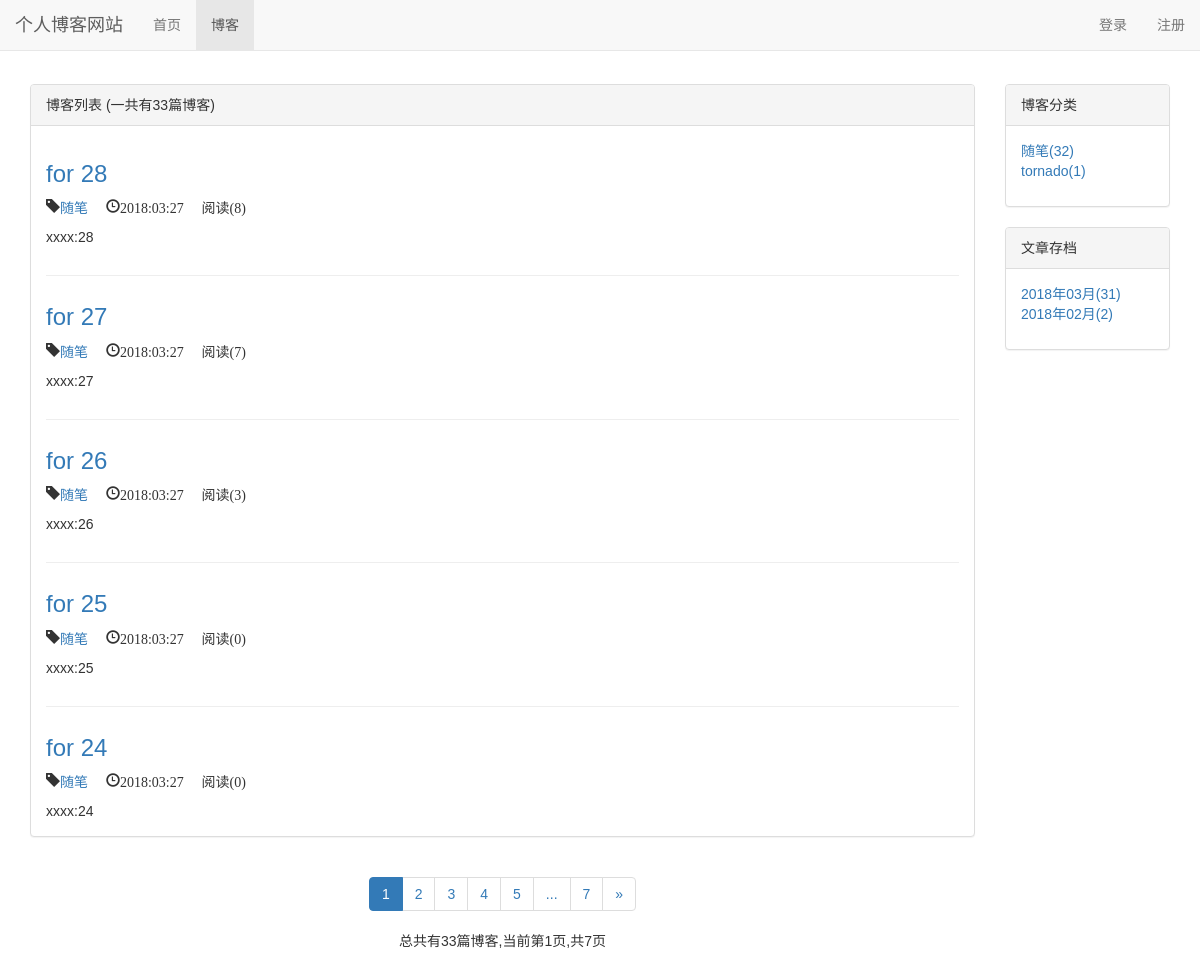
The page /blog/ on the database as committed earlier.
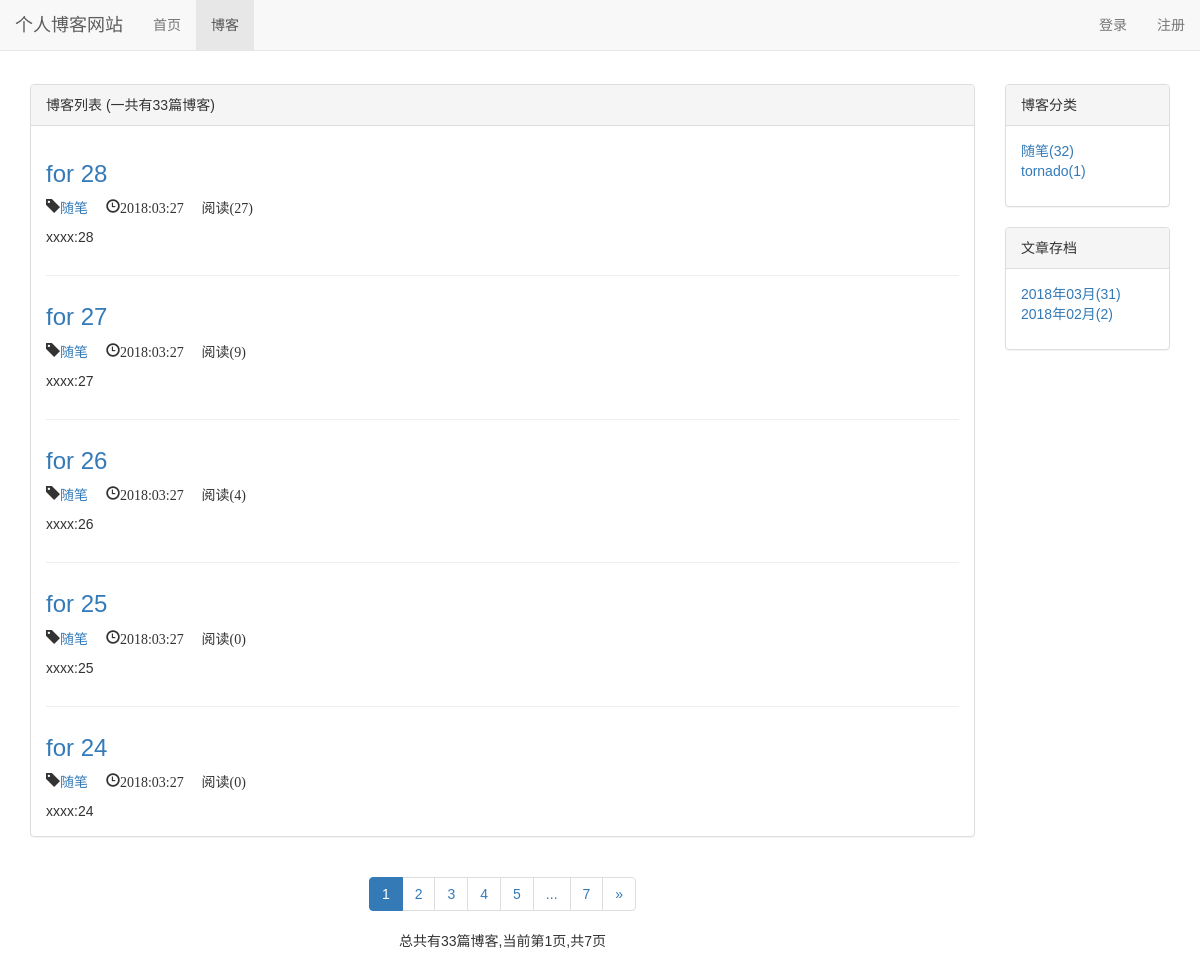
The same page on the database as committed later.
### blog/models.py (models this page shows, shortened)
class Blog(models.Model, ReadNumExpandMethod):
    title = models.CharField(max_length=50, verbose_name='标题')
    content = RichTextUploadingField()
    created_time = models.DateTimeField(auto_now_add=True, verbose_name='创建时间')
    lst_update_time = models.DateTimeField(auto_now=True, verbose_name='最后修改日期')
    author = models.ForeignKey(User, on_delete=models.DO_NOTHING, verbose_name='作者')
    blog_type = models.ForeignKey(BlogType, on_delete=models.DO_NOTHING, verbose_name='博客类型')
    read_detail = GenericRelation(ReadDetail)
    class Meta:
        ordering = ["-created_time"]

class BlogType(models.Model):
    type_name = models.CharField(max_length=30)
    def __str__(self):
        return self.type_name

### read_statistics/models.py (models this page shows)
class ReadNum(models.Model):
    read_num = models.IntegerField(default=0)
    content_type = models.ForeignKey(ContentType, on_delete=models.DO_NOTHING)
    object_id = models.PositiveIntegerField()
    content_object = GenericForeignKey('content_type', 'object_id')

### blog/views.py (the view)
# urls.py: path('', views.blog_list, name='blog_list'),
def blog_list(request):
    blogs_all_list = Blog.objects.all()
    context = get_blog_list_common_data(request, blogs_all_list)
    return render(request, "blog/blog_list.html", context)

### read_statistics/models.py (called while the page is built)
    def get_read_num(self):
        try:
            ct = ContentType.objects.get_for_model(self)
            readnum = ReadNum.objects.get(content_type=ct, object_id=self.pk)
            return readnum.read_num
        except exceptions.ObjectDoesNotExist:
            return 0

### blog/templates/blog/blog_list.html (shortened to what this page needs)
{% extends 'base.html' %}
{% load staticfiles %}
{% block header_extends %}<link rel="stylesheet" href="{% static 'blog/blog.css'%}">{% endblock %}
{% block nav_blog_active %}active{% endblock %}
{% block content %}
    <div class="container">
        <div class="row">
            <div class="col-xs-12 col-md-8 col-lg-10">
                <div class="panel panel-default">
                    <div class="panel-heading">
                        {% block blog_list_title %}博客列表 (一共有{{page_of_blogs.paginator.count}}篇博客){% endblock %}
                    </div>
                    <div class="panel-body">
                        {% for blog in blogs %}
                            <h3>
                                <a href="{% url 'blog_detail' blog.pk %}">{{blog.title}}</a>
                            </h3>
                            <p class="blog-info">
                                <span class="glyphicon glyphicon-tag"><a href="{% url 'blog_with_type' blog.blog_type.pk %}">{{blog.blog_type}}</a></span>
                                <span class="glyphicon glyphicon-time">{{blog.created_time|date:"Y:m:d"}}</span>
                                <span class="glyphicon">阅读({{blog.get_read_num}})</span>
                            </p>
                            <div class="blog">{{blog.content|truncatechars:120|striptags}}</div>
                        {% empty %}
                            <div class="blog">暂无博客,敬请期待</div>
                        {% endfor %}
                    </div>
                </div>
                <div class="paginator">
                    <ul class="pagination">
                    {% for page_num in page_range %}
                        {% if page_num == page_of_blogs.number %}
                            <li class="active"><span>{{page_num}}</span></li>
                        {% elif page_num == "..." %}
                            <li><span>{{page_num}}</span></li>
                        {% else %}
                            <li><a href="?page={{page_num}}">{{page_num}}</a></li>
                        {% endif %}
                    {% endfor %}
                        <li>
                            <a href="?page={{page_of_blogs.next_page_number}}" aria-label="Next">
                            <span aria-hidden="true">&raquo;</span>
                            </a>
                        </li>
                    </ul>
                    <p>总共有{{page_of_blogs.paginator.count}}篇博客,当前第{{page_of_blogs.number}}页,共{{page_of_blogs.paginator.num_pages}}页</p>
                </div>
            </div>
            <div class="hidden-xs col-md-4 col-lg-2">
                <div class="panel panel-default">
                    <div class="panel-heading">博客分类</div>
                    <div class="panel-body">
                        <ul class="blog-types">
                            {% for blog_type in blog_types %}
                            <li><a href="{% url 'blog_with_type' blog_type.pk %}">{{blog_type.type_name}}({{blog_type.blog_count}})</a></li>
                            {% endfor %}
                        </ul>
                    </div>
                </div>
                <div class="panel panel-default">
                    <div class="panel-heading">文章存档</div>
                    <div class="panel-body">
                        <ul class="blog-types">
                            {% for blog_date, blog_count in blog_dates.items %}
                            <li><a href="{% url 'blog_with_date' blog_date.year blog_date.month %}">{{blog_date|date:"Y年m月"}}({{blog_count}})</a></li>
                            {% endfor %}
                        </ul>
                    </div>
                </div>
            </div>
        </div>
    </div>
{% endblock %}

Rows that differ between the two databases and show on the page:
changed through a linked row, Blog "for 28": get_read_num "8" → "27"
changed through a linked row, Blog "for 27": get_read_num "7" → "9"
changed through a linked row, Blog "for 26": get_read_num "3" → "4"
